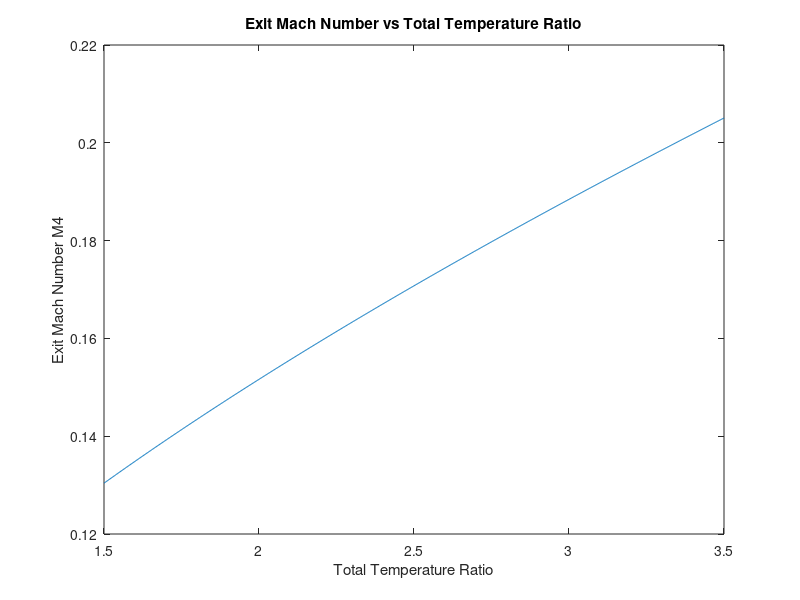
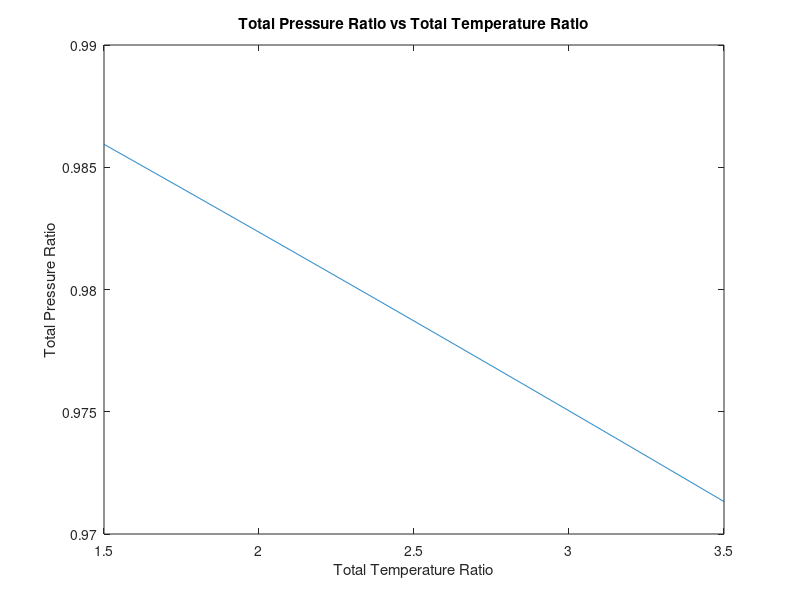

These figures' MATLAB source, in order:
% Logan Prust - Aer E 411 - Homework 7 - Problem 2

clear,clc;

% define constants
M3 = 0.1;
gammac = 1.4;
gammat = 1.28;
CD = 1.5;

% initialize total temperature ratio
n = 1000;
Tt = linspace(1.5,3.5,n);

% carry out calculations
for i=1:n
    chi = gammac/gammat*M3^2*(1+(gammac-1)/2*M3^2)/(1+gammac*M3^2*(1-CD/2))^2*Tt(i);
    M4(i) = sqrt(2*chi/(1-2*gammat*chi+sqrt(1-2*(gammat+1)*chi)));
    P = (1+gammac*M3^2*(1-CD/2))/(1+gammat*M4(i)^2);
    pib(i) = P*(1+(gammat-1)/2*M4(i)^2)^(gammat/(gammat-1))/(1+(gammac-1)/2*M3^2)^(gammac/(gammac-1));
end

% plot results
figure(1);
plot(Tt,M4);
xlabel('Total Temperature Ratio');
ylabel('Exit Mach Number M4');
title('Exit Mach Number vs Total Temperature Ratio');

figure(2);
plot(Tt,pib);
xlabel('Total Temperature Ratio');
ylabel('Total Pressure Ratio');
title('Total Pressure Ratio vs Total Temperature Ratio');
